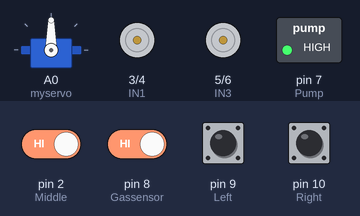
Recording of a sketch running on a simulated Arduino Uno, built with avr-gcc and run on an emulated ATmega328P. On the bench: servo, motor-driver pin pairs drawn as motors (green arrow = first pin HIGH = forward, orange = second pin HIGH = backward, longer = more drive), switched loads named in the sketch (green lamp = pin HIGH). The test bench sets the inputs (shaded band); at power-on: pin 2 (Middle), pin 8 (Gassensor), pin 9 (Left), pin 10 (Right) HIGH. The modem accepts every AT command (registered, SIM ready, sends succeed) and sends nothing else.

Above: at 1.2 s.
1.3 s: pin 2 (Middle) driven LOW
At 2.5 s:
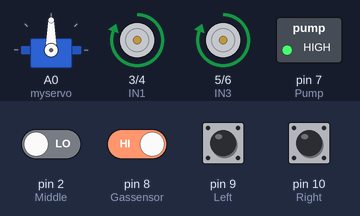
At 4.7 s:
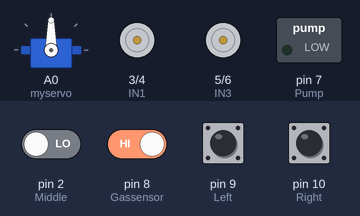
Timing chart, 0 to 11.7 s (numbered marks = the images above; inputs shaded):
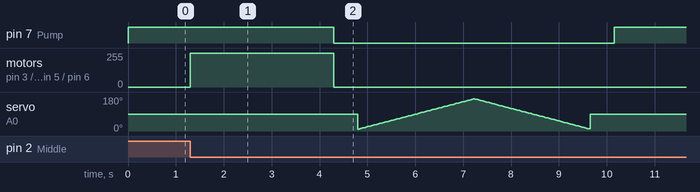

The sketch:

Fire_Fighting_Robot.ino
```cpp
  /* Code Written by Mridul Saha */

  #include <Servo.h> // Adding Servo Library
  #include <SoftwareSerial.h> // Adding Software Serial Library

  Servo myservo; // Using myservo name
  SoftwareSerial sim800l(11, 12); // Defining Sim800L RX and TX

  int pos; // Creating a variable for servo position
  boolean fire = false; // Defining fire is false in initial state

  #define Left 9 // Defining Left Flame Sensor to Arduino 0 number Digital Pin
  #define Right 10 // Defining Right Flame Sensor to Arduino 1 number Digital Pin
  #define Middle 2 // Defining Middle Flame Sensor to Arduino 2 number Digital Pin
  #define IN1 3 // Defining IN1 Motor Driver Pin to Arduino 3 number Digital Pin
  #define IN2 4 // Defining IN2 Motor Driver Pin to Arduino 4 number Digital Pin
  #define IN3 5 // Defining IN3 Motor Driver Pin to Arduino 5 number Digital Pin
  #define IN4 6 // Defining IN4 Motor Driver Pin to Arduino 6 number Digital Pin
  #define Pump 7 // Defining Pump Relay Pin to Arduino 7 number Digital Pin
  #define Gassensor 8 // Defining Gas Sensor Pin to Arduino 8 number Digital Pin

void setup()
{

  pinMode(Left, INPUT); // Defining Pin Mode as Input
  pinMode(Right, INPUT); // Defining Pin Mode as Input
  pinMode(Middle, INPUT); // Defining Pin Mode as Input
  pinMode(Gassensor, INPUT); // Defining Pin Mode as Input
  pinMode(IN1, OUTPUT); // Defining Pin Mode as Output
  pinMode(IN2, OUTPUT); // Defining Pin Mode as Output
  pinMode(IN3, OUTPUT); // Defining Pin Mode as Output
  pinMode(IN4, OUTPUT); // Defining Pin Mode as Output
  pinMode(Pump, OUTPUT); // Defining Pin Mode as Output

  myservo.attach(A0); // Defining Servo Pin to Arduino A3 Number Analog Pin
  myservo.write(90); //Defining Servo Intital State to 90 degree

  sim800l.begin(115200); // Sim800L Starts
  sim800l.println("AT\r\n"); // Sim800L Testing Command
  digitalWrite(Pump, HIGH); // Defining Pump Relay Initial stage to High

  digitalWrite(IN1, LOW); // Defining IN1 Motor Driver Pin as Low in Initial Stage
  digitalWrite(IN2, LOW); // Defining IN2 Motor Driver Pin as Low in Initial Stage
  digitalWrite(IN3, LOW); // Defining IN3 Motor Driver Pin as Low in Initial Stage
  digitalWrite(IN4, LOW); // Defining IN4 Motor Driver Pin as Low in Initial Stage

}

void fireburn()
{

  digitalWrite(Pump, LOW); // Defining the Pump Relay to Start when fire is true
  delay(500); // Delay because pump will start first then servo will run

  for (pos = 10; pos <= 170; pos++) // Initial Position of Servo will be 20 and then with 15 millseconds delay position will increase with 1 till it becomes 160
  {
    myservo.write(pos);
    delay(15);
  }

  for (pos = 170; pos >= 10; pos--) // Initial Position of Servo will be 160 and then with 15 millseconds delay position will decrease with 1 till it becomes 20
  {
    myservo.write(pos);
    delay(15);
  }

  myservo.write(90); // Now servo will go to its initial position of 90 degree
  delay(500); // Delay of 2500 because first Servo will stop then Pump Relay will Stop

  digitalWrite(Pump, HIGH); // Stopping the Pump Relay


  fire = false; // Now defining fire is false

}

void gassms()
{

  sim800l.println("AT+CMGF=1\r\n"); // By this command sim800l will go to text mode
  delay(1000); // Delay Because previous command will take time
  sim800l.println("AT+CMGS=\"+919993519780\"\r\n"); // This command say that sim800l send sms to this mobile no. *please use country code while sending sms
  delay(1000); // Delay Because previous command will take time
  sim800l.print("Gas Detected!!"); // Now sim800l will send this message to the number
  delay(1000); // Delay Because previous command will take time
  sim800l.write(26);

}

void flamesms()
{

  sim800l.println("AT+CMGF=1\r\n"); // By this command sim800l will go to text mode
  delay(1000); // Delay Because previous command will take time
  sim800l.println("AT+CMGS=\"+919993519780\"\r\n"); // This command say that sim800l send sms to this mobile no. *please use country code while sending sms
  delay(1000); // Delay Because previous command will take time
  sim800l.println("Flame Detected!!"); // Now sim800l will send this message to the number
  delay(1000); // Delay Because previous command will take time
  sim800l.write(26);

}

void flamecall()
{

  sim800l.println("ATD+919993519780;"); // By this command sim800l will call to this no.

}


void loop()
{

  int gasread = digitalRead(Gassensor); // Defining gasread as analogRead of Gas sensor

  if (gasread == LOW) // If gas sensor detects any gas or smoke it will run gassms method
  {
    gassms(); // Calling Gas Sms Method
  }

  myservo.write(90);

  if (digitalRead(Left) == LOW && digitalRead(Right) == LOW && digitalRead(Middle) == LOW) // If Left, Right and Middle flame sensor detects any flame then it will run code below
  {
    fire = true; // Defining fire is true
    digitalWrite(IN1, HIGH); // Defining IN1 pin as High to run left motor to forward
    digitalWrite(IN2, LOW); // Defining IN2 pin as Low
    digitalWrite(IN3, HIGH); // Defining IN3 pin as High to run Right motor to forward
    digitalWrite(IN4, LOW); // Defining IN4 pin as Low
    delay(3000); // Delay Because it motor will run for 1000 milliseconds and then run code below
    digitalWrite(IN1, LOW); // Defining IN1 pin as Low
    digitalWrite(IN2, LOW); // Defining IN2 pin as Low
    digitalWrite(IN3, LOW); // Defining IN3 pin as Low
    digitalWrite(IN4, LOW); // Defining IN4 pin as Low
  }

  else if (digitalRead(Middle) == LOW) // If Middle flame sensor detects any flame then it will run code below
  {
    fire = true; // Defining fire is true
    digitalWrite(IN1, HIGH); // Defining IN1 pin as High to run left motor to forward
    digitalWrite(IN2, LOW); // Defining IN2 pin as Low
    digitalWrite(IN3, HIGH); // Defining IN3 pin as High to run Right motor to forward
    digitalWrite(IN4, LOW); // Defining IN4 pin as Low
    delay(3000); // Delay Because it motor will run for 1000 milliseconds and then run code below
    digitalWrite(IN1, LOW); // Defining IN1 pin as Low
    digitalWrite(IN2, LOW); // Defining IN2 pin as Low
    digitalWrite(IN3, LOW); // Defining IN3 pin as Low
    digitalWrite(IN4, LOW); // Defining IN4 pin as Low
  }

  else if (digitalRead(Left) == LOW) // If Left flame sensor detects any flame then it will run code below
  {
    fire = true; // Defining fire is true
    digitalWrite(IN1, LOW); // Defining IN1 pin as Low
    digitalWrite(IN2, HIGH); // Defining IN2 pin as High because it will turn the vehicle to Left
    digitalWrite(IN3, HIGH); // Defining IN3 pin as High because it will turn the vehicle to Left
    digitalWrite(IN4, LOW); // Defining IN4 pin as Low
    delay(2000); // Delay Because motor will run for 500 milliseconds and then it will run code below
    digitalWrite(IN1, LOW); // Defining IN1 pin as Low
    digitalWrite(IN2, LOW); // Defining IN2 pin as Low
    digitalWrite(IN3, LOW); // Defining IN3 pin as Low
    digitalWrite(IN4, LOW); // Defining IN4 pin as Low
  }

  else if (digitalRead(Right) == LOW) // If Right flame sensor detects any flame then it will run code below
  {
    fire = true;  // Defining fire is true
    digitalWrite(IN1, HIGH); // Defining IN1 pin as High because it will turn the vehicle to Right
    digitalWrite(IN2, LOW); // Defining IN2 pin as Low
    digitalWrite(IN3, LOW); // Defining IN3 pin as Low
    digitalWrite(IN4, HIGH); // Defining IN4 pin as High because it will turn the vehicle to Right
    delay(2000); // Delay Because motor will run for 500 milliseconds and then it will run code below
    digitalWrite(IN1, LOW); // Defining IN1 pin as Low
    digitalWrite(IN2, LOW); // Defining IN2 pin as Low
    digitalWrite(IN3, LOW); // Defining IN3 pin as Low
    digitalWrite(IN4, LOW); // Defining IN4 pin as Low
  }

  while (fire == true) // While fire is true it will call the methods below
  {
  fireburn(); // Calling fire burn method
  flamesms(); // Calling flame sms method
  delay(2000); // Delay because sending a sms take some time
  flamecall(); // Calling flame call method
  }

}
```

Measured:
- after the input at 1.3 s, pin 7 (Pump): HIGH → LOW after 3.0 s, → HIGH 5.9 s later; motor on pin 3 (IN1) / pin 4 (IN2), motor on pin 5 (IN3) / pin 6 (IN4): stopped → forward 255/255 at once, → stopped 3.0 s later
